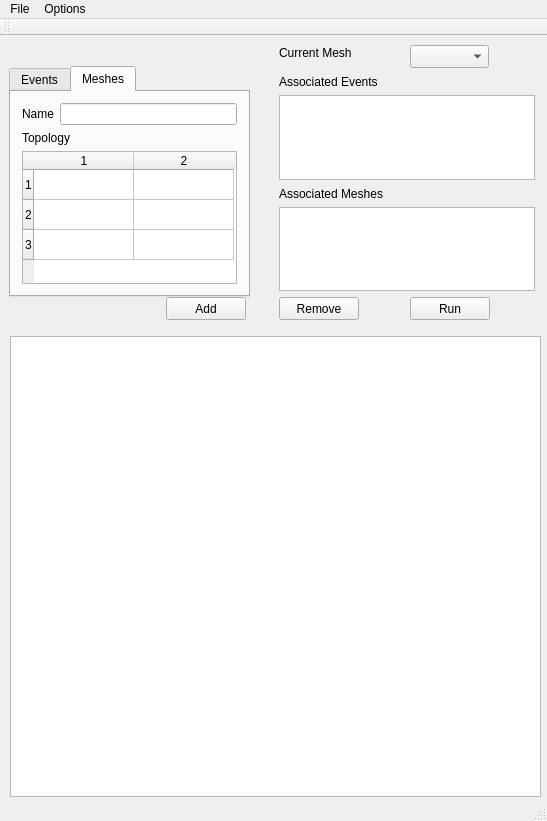
<?xml version="1.0" encoding="UTF-8"?>
<ui version="4.0">
 <class>MainWindow</class>
 <widget class="QMainWindow" name="MainWindow">
  <property name="geometry">
   <rect>
    <x>0</x>
    <y>0</y>
    <width>547</width>
    <height>821</height>
   </rect>
  </property>
  <property name="windowTitle">
   <string>MainWindow</string>
  </property>
  <widget class="QWidget" name="centralWidget">
   <widget class="QLabel" name="label_2">
    <property name="geometry">
     <rect>
      <x>279</x>
      <y>9</y>
      <width>81</width>
      <height>16</height>
     </rect>
    </property>
    <property name="text">
     <string>Current Mesh</string>
    </property>
   </widget>
   <widget class="QComboBox" name="meshComboBox">
    <property name="geometry">
     <rect>
      <x>410</x>
      <y>9</y>
      <width>79</width>
      <height>23</height>
     </rect>
    </property>
   </widget>
   <widget class="QPushButton" name="pushButton">
    <property name="geometry">
     <rect>
      <x>279</x>
      <y>261</y>
      <width>80</width>
      <height>23</height>
     </rect>
    </property>
    <property name="text">
     <string>Remove</string>
    </property>
   </widget>
   <widget class="QLabel" name="label_3">
    <property name="geometry">
     <rect>
      <x>279</x>
      <y>38</y>
      <width>110</width>
      <height>16</height>
     </rect>
    </property>
    <property name="text">
     <string>Associated Events</string>
    </property>
   </widget>
   <widget class="QListWidget" name="EventList">
    <property name="geometry">
     <rect>
      <x>279</x>
      <y>59</y>
      <width>256</width>
      <height>85</height>
     </rect>
    </property>
   </widget>
   <widget class="QLabel" name="label_6">
    <property name="geometry">
     <rect>
      <x>279</x>
      <y>150</y>
      <width>114</width>
      <height>16</height>
     </rect>
    </property>
    <property name="text">
     <string>Associated Meshes</string>
    </property>
   </widget>
   <widget class="QListWidget" name="listWidget">
    <property name="geometry">
     <rect>
      <x>279</x>
      <y>171</y>
      <width>256</width>
      <height>84</height>
     </rect>
    </property>
   </widget>
   <widget class="QPushButton" name="pushButton_3">
    <property name="geometry">
     <rect>
      <x>166</x>
      <y>261</y>
      <width>80</width>
      <height>23</height>
     </rect>
    </property>
    <property name="text">
     <string>Add</string>
    </property>
   </widget>
   <widget class="QPushButton" name="pushButton_2">
    <property name="geometry">
     <rect>
      <x>410</x>
      <y>261</y>
      <width>80</width>
      <height>23</height>
     </rect>
    </property>
    <property name="text">
     <string>Run</string>
    </property>
   </widget>
   <widget class="QTabWidget" name="tabWidget">
    <property name="geometry">
     <rect>
      <x>9</x>
      <y>30</y>
      <width>241</width>
      <height>231</height>
     </rect>
    </property>
    <property name="currentIndex">
     <number>1</number>
    </property>
    <widget class="QWidget" name="tab">
     <attribute name="title">
      <string>Events</string>
     </attribute>
     <widget class="QTableWidget" name="tableWidget">
      <property name="geometry">
       <rect>
        <x>10</x>
        <y>50</y>
        <width>221</width>
        <height>191</height>
       </rect>
      </property>
      <property name="showGrid">
       <bool>true</bool>
      </property>
      <property name="cornerButtonEnabled">
       <bool>true</bool>
      </property>
      <property name="rowCount">
       <number>6</number>
      </property>
      <property name="columnCount">
       <number>2</number>
      </property>
      <attribute name="horizontalHeaderVisible">
       <bool>false</bool>
      </attribute>
      <attribute name="verticalHeaderVisible">
       <bool>false</bool>
      </attribute>
      <row/>
      <row/>
      <row/>
      <row/>
      <row/>
      <row/>
      <column/>
      <column/>
     </widget>
     <widget class="QComboBox" name="eventComboBox">
      <property name="geometry">
       <rect>
        <x>110</x>
        <y>10</y>
        <width>131</width>
        <height>23</height>
       </rect>
      </property>
     </widget>
     <widget class="QLabel" name="label">
      <property name="geometry">
       <rect>
        <x>10</x>
        <y>10</y>
        <width>80</width>
        <height>16</height>
       </rect>
      </property>
      <property name="text">
       <string>Select Event:</string>
      </property>
     </widget>
     <zorder>eventComboBox</zorder>
     <zorder>tableWidget</zorder>
     <zorder>label</zorder>
    </widget>
    <widget class="QWidget" name="tab_2">
     <attribute name="title">
      <string>Meshes</string>
     </attribute>
     <layout class="QFormLayout" name="formLayout">
      <item row="0" column="0">
       <widget class="QLabel" name="label_5">
        <property name="text">
         <string>Name</string>
        </property>
       </widget>
      </item>
      <item row="0" column="1">
       <widget class="QLineEdit" name="lineEdit"/>
      </item>
      <item row="1" column="0" colspan="2">
       <widget class="QLabel" name="label_4">
        <property name="text">
         <string>Topology</string>
        </property>
       </widget>
      </item>
      <item row="2" column="0" colspan="2">
       <widget class="QTableWidget" name="tableWidget_mesh">
        <property name="rowCount">
         <number>3</number>
        </property>
        <property name="columnCount">
         <number>2</number>
        </property>
        <row/>
        <row/>
        <row/>
        <column/>
        <column/>
       </widget>
      </item>
     </layout>
    </widget>
   </widget>
   <widget class="QGraphicsView" name="graphicsViewWOT">
    <property name="geometry">
     <rect>
      <x>10</x>
      <y>300</y>
      <width>531</width>
      <height>461</height>
     </rect>
    </property>
   </widget>
  </widget>
  <widget class="QToolBar" name="mainToolBar">
   <attribute name="toolBarArea">
    <enum>TopToolBarArea</enum>
   </attribute>
   <attribute name="toolBarBreak">
    <bool>false</bool>
   </attribute>
  </widget>
  <widget class="QStatusBar" name="statusBar"/>
  <widget class="QMenuBar" name="menuBar">
   <property name="geometry">
    <rect>
     <x>0</x>
     <y>0</y>
     <width>547</width>
     <height>20</height>
    </rect>
   </property>
   <widget class="QMenu" name="menuUberGUI">
    <property name="title">
     <string>File</string>
    </property>
    <addaction name="separator"/>
    <addaction name="action_Exit"/>
   </widget>
   <widget class="QMenu" name="menuOptions">
    <property name="title">
     <string>Options</string>
    </property>
   </widget>
   <addaction name="menuUberGUI"/>
   <addaction name="menuOptions"/>
  </widget>
  <action name="action_Exit">
   <property name="text">
    <string>Exit</string>
   </property>
  </action>
 </widget>
 <layoutdefault spacing="6" margin="11"/>
 <resources/>
 <connections/>
</ui>
